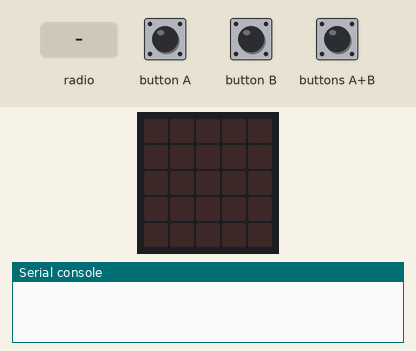
This program was run on a simulated BBC micro:bit (MakeCode). Parts: the board's 5×5 LED display, the last lines printed to the serial console. Inputs (shaded band) come from the test bench. No radio messages arrive unless stated (any console line starting 'radio sent:' is added by the test bench).

Above: at 1.2 s.
1.3 s: button A pressed for 0.15 s
At 2.4 s:
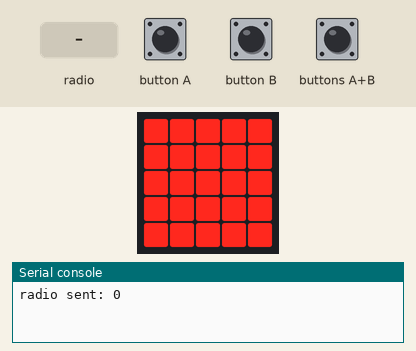
2.9 s: button B pressed for 0.15 s
At 3.6 s:
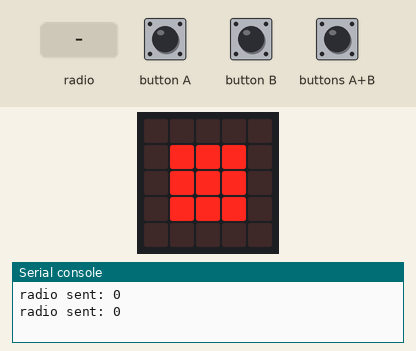
4.5 s: buttons A+B pressed for 0.15 s
At 5.8 s:
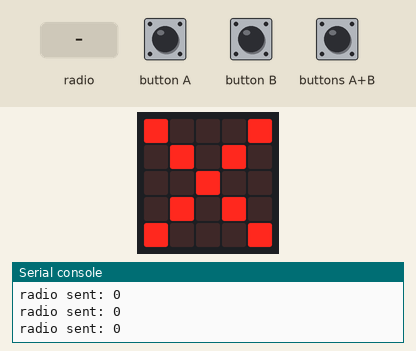
6.1 s: radio message "0" arrives
At 6.5 s:
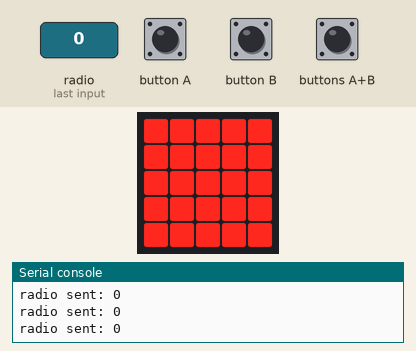
7.6 s: buttons A+B pressed for 1 s
At 9.6 s:
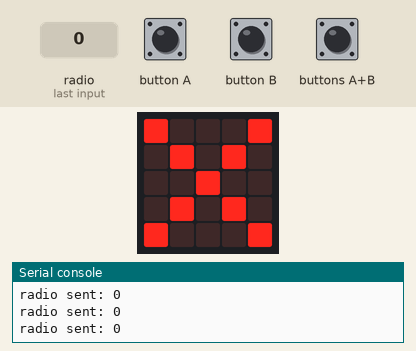
Timing chart, 0 to 11.1 s (numbered marks = the images above; inputs shaded):
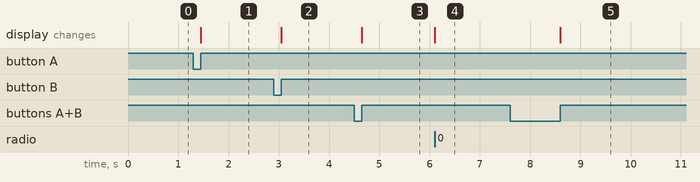

Measured:
- after the input at 1.3 s, the display: changes after 0.15 s (image 1)
- after the input at 2.9 s, the display: changes after 0.15 s (image 2)
- after the input at 4.5 s, the display: changes after 0.15 s (image 3)
- after the input at 6.1 s, the display: changes at once (image 4)
- after the input at 7.6 s, the display: changes after 1.0 s (image 5)

The program:

main.ts
```typescript
let pedra = 0
let papel = ""
radio.onReceivedNumber(function (receivedNumber) {
    if (receivedNumber == pedra) {
        basic.showLeds(`
            # # # # #
            # # # # #
            # # # # #
            # # # # #
            # # # # #
            `)
    }
})
input.onButtonPressed(Button.A, function () {
    basic.showLeds(`
        # # # # #
        # # # # #
        # # # # #
        # # # # #
        # # # # #
        `)
    radio.sendString("" + (pedra))
})
input.onButtonPressed(Button.AB, function () {
    let tesoura = 0
    basic.showLeds(`
        # . . . #
        . # . # .
        . . # . .
        . # . # .
        # . . . #
        `)
    radio.sendNumber(tesoura)
})
radio.onReceivedString(function (receivedString) {
    if (receivedString == papel) {
        basic.showLeds(`
            . . . . .
            . # # # .
            . # # # .
            . # # # .
            . . . . .
            `)
    }
})
input.onButtonPressed(Button.B, function () {
    basic.showLeds(`
        . . . . .
        . # # # .
        . # # # .
        . # # # .
        . . . . .
        `)
    radio.sendNumber(papel)
})
```

test.ts
```typescript
// testes vão aqui; isto não será compilado quando este pacote for usado como uma extensão.
```
